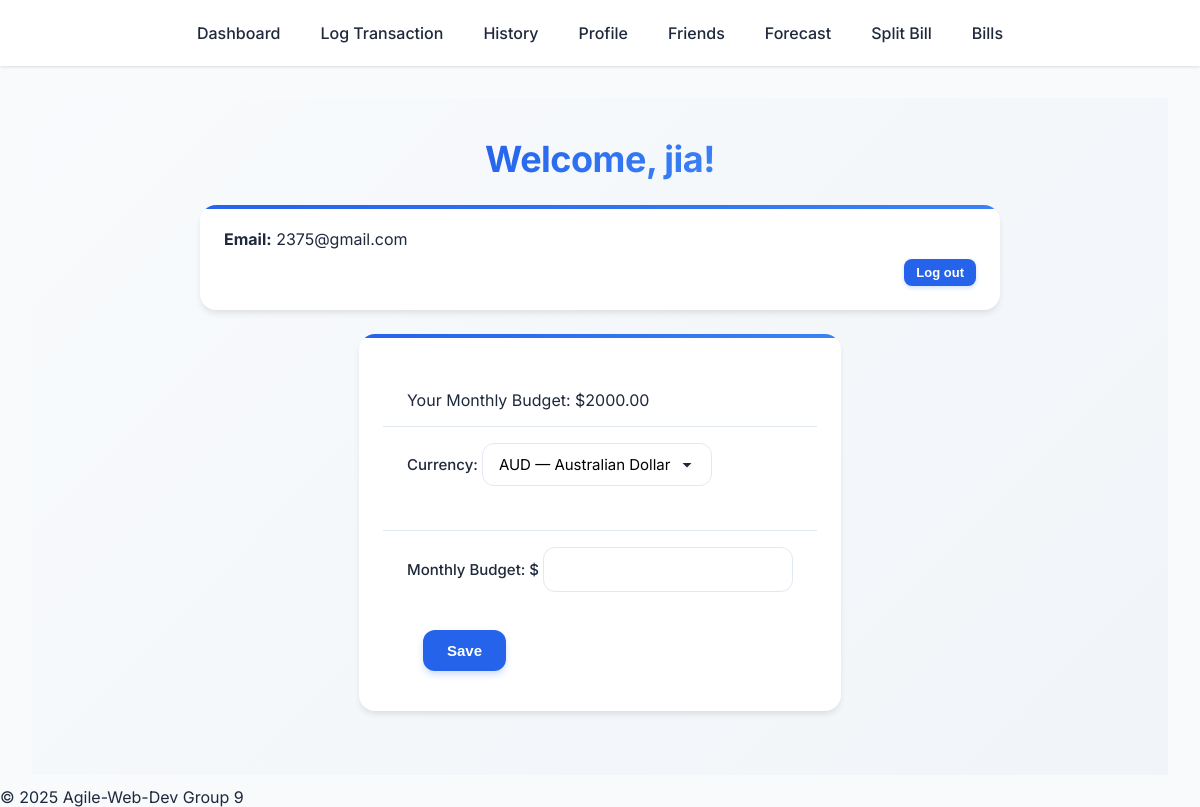
Screenshot of /profile (signed in) with the database file from the repository.
### app/models.py (models this page shows)
class User(db.Model, UserMixin):
    __tablename__ = 'users'
    id       = db.Column(db.Integer, primary_key=True)
    username = db.Column(db.String(150), unique=True, nullable=False)
    email    = db.Column(db.String(150), unique=True, nullable=False)
    password = db.Column(db.String(150), nullable=False)
    settings  = db.relationship(
        'UserSettings',
        uselist=False,
        back_populates='user',
        cascade='all, delete-orphan'
    )
    transactions = db.relationship(
        'Transaction',
        back_populates='user',
        lazy='dynamic',
        cascade='all, delete-orphan'
    )
    friends = db.relationship(
        "User",
        secondary=friends_table,
        primaryjoin=(friends_table.c.user_id    == id),
        secondaryjoin=(friends_table.c.friend_id == id),
        backref="friended_by",
        lazy="dynamic"
    )

class UserSettings(db.Model):
    __tablename__ = 'user_settings'
    user_id         = db.Column(
        db.Integer,
        db.ForeignKey('users.id', ondelete='CASCADE'),
        primary_key=True
    )
    monthly_budget = db.Column(db.Numeric(10,2), nullable=False, default=0.00)
    currency       = db.Column(db.String(3), nullable=False, default='AUD')
    timezone       = db.Column(db.String(50), nullable=False, default='Australia/Perth')
    user            = db.relationship(
        'User',
        back_populates='settings',
        uselist=False
    )

### app/routes.py (the view)
@main.route('/profile')
@login_required
def profile():
    logout_form = LogoutForm()
    return render_template('profile.html',logout_form=logout_form)

### app/forms.py
class LogoutForm(FlaskForm):
    submit = SubmitField('Log out')

### app/__init__.py (called while the page is built)
def create_app():
    app = Flask(__name__)
    app.config.from_object('config.Config')
    CSRFProtect(app)
    db.init_app(app)
    migrate.init_app(app, db)
    login_manager.init_app(app)
    with app.app_context():
        alembic_upgrade()
    from .models import User
    @login_manager.user_loader
    def load_user(user_id):
        return User.query.get(int(user_id))
    from .routes import main
    app.register_blueprint(main)
    return app

### app/templates/profile.html (shortened to what this page needs)
{% extends "base.html" %}
{% block content %}
<div class="page-container">
  <h1>Welcome, {{ current_user.username }}!</h1>
  <div class="card">
    <p><strong>Email:</strong> {{ current_user.email }}</p>
    <form action="{{ url_for('main.logout') }}" method="post" style="text-align: right; margin-top: 10px;">
      {{ logout_form.submit(class="button-small") }}
    </form>
  </div>
  <div class="profile-content-container">
    <div class="card">
      <div class="goal-list" id="goal-list">
        <div class=" goal-item">Your Monthly Budget:
          $<span id="current-budget">{{ current_user.settings.monthly_budget }}</span>
        </div>
        <div class = "goal-item">
          <label>
            Currency:
            <select id="currency-select" class="input-box">
              {% for code,name in [('AUD','Australian Dollar'),('USD','US Dollar'),('EUR','Euro')] %}
                <option value="{{ code }}" {% if current_user.currency==code %}selected{% endif %}>
                  {{ code }} — {{ name }}
                </option>
              {% endfor %}
            </select>
          </label>
        </div>
        <div class="goal-item">
          <label >
          Monthly Budget: $
            <input id="budget-input" type="number" min="0" step="0.01"
                  class="input-box"
                  value="{{ current_user.budget }}">
          </label>
          <button id="save-settings" class="btn" style="margin-left:1rem">
            Save
          </button>
        </div>
      </div>
    </div>
  {% endblock %}

### app/static/css/main.css (style rules this page uses)
:root { --primary: #2563eb; --primary-dark: #1d4ed8; --secondary: #64748b; --accent: #3b82f6; --success: #10b981; --warning: #f59e0b; --danger: #ef4444; --background: #f8fafc; --white: #ffffff; --text-primary: #1e293b; --text-secondary: #475569; --shadow-sm: 0 1px 3px rgba(0,0,0,0.12); --shadow-md: 0 4px 6px -1px rgba(0,0,0,0.1); --shadow-lg: 0 10px 15px -3px rgba(0,0,0,0.1); }
* { box-sizing: border-box; margin: 0; padding: 0; }
body { margin: 0; font-family: 'Inter', sans-serif; background: var(--background); color: var(--text-primary); }
.page-container { padding: 40px 60px; position: relative; display: flex; flex-direction: column; align-items: center; background: linear-gradient(135deg, #f8fafc 0%, #f1f5f9 100%); min-height: 80vh; }
h1 { font-size: 36px; background: linear-gradient(135deg, var(--primary) 0%, var(--accent) 100%); background-clip: text; -webkit-background-clip: text; -webkit-text-fill-color: transparent; font-weight: 700; margin-bottom: 24px; letter-spacing: -0.5px; line-height: 1.2; text-align: center; position: relative; z-index: 1; }
.card { background-color: var(--white); border-radius: 16px; padding: 24px; box-shadow: var(--shadow-md); margin-bottom: 24px; width: 100%; max-width: 800px; position: relative; overflow: hidden; }
.card::before { content: ''; position: absolute; top: 0; left: 0; width: 100%; height: 4px; background: linear-gradient(90deg, var(--primary) 0%, var(--accent) 100%); }
label { display: block; margin-bottom: 8px; font-weight: 500; color: var(--text-primary); font-size: 15px; }
.input-box { margin-bottom: 20px; padding: 12px 16px; border: 1px solid #e2e8f0; border-radius: 12px; background: var(--white); font-family: 'Inter', sans-serif; font-size: 15px; transition: all 0.2s ease; }
select.input-box { background-repeat: no-repeat; background-position: right 16px center; appearance: none; padding-right: 40px; }
.button, button[type="submit"], .btn { padding: 12px 24px; border: none; background-color: var(--primary); color: var(--white); font-size: 15px; font-weight: 600; border-radius: 12px; cursor: pointer; transition: all 0.2s cubic-bezier(0.4, 0, 0.2, 1); box-shadow: 0 4px 6px rgba(37, 99, 235, 0.2); margin-top: 10px; }
.button-small { padding: 6px 12px; border: none; background-color: var(--primary); color: var(--white); font-size: 13px; font-weight: 600; border-radius: 8px; cursor: pointer; transition: all 0.2s cubic-bezier(0.4, 0, 0.2, 1); box-shadow: 0 2px 4px rgba(37, 99, 235, 0.2); }
.friend-list, .goal-list { margin-top: 16px; background-color: var(--white); border-radius: 12px; overflow: hidden; }
.friend-item, .goal-item { padding: 16px 24px; border-bottom: 1px solid #e2e8f0; transition: all 0.2s ease; }
.friend-item:last-child, .goal-item:last-child { border-bottom: none; }

### rows the page displays
User: username "jia", email "2375@gmail.com"
UserSettings: settings.monthly_budget "2000.00"

### other values shown
form field value "AUD — Australian Dollar"
